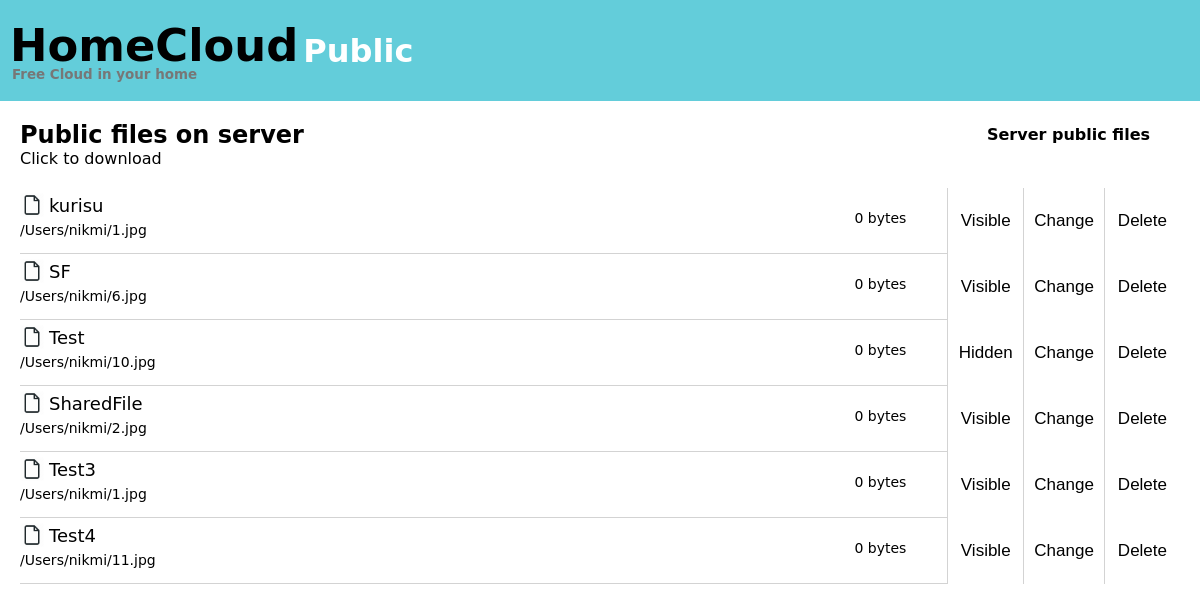
The app's page /file/public/share/getFiles (signed in) with its own data.
### File/models.py (models this page shows)
class Publicfile(models.Model):
    pseudoname=models.CharField(max_length=255,unique=True,primary_key=True)
    Sharinguser=models.CharField(max_length=255,default='')
    path=models.FilePathField(max_length=100000)
    isvisible=models.CharField(max_length=5,default="True")
    isdownloaded=models.CharField(max_length=3,default="on")

### File/Public/actions.py (the view)
# urls.py: path('share/getFiles',actions.GetUserFile,name='userpublic'),
@login_required
def GetUserFile(request):
        Uflies=[]
        for i in Publicfile.objects.filter(Sharinguser=request.user):
                try:
                        size=os.path.getsize(i.path)
                except FileNotFoundError:
                        size=0
                Uflies.append(UserFile(pn=i.pk,size=size,path=i.path,visible=i.isvisible))
        return render(request, "Public/UserFileList.html",
        {
                "host":request.scheme + "://" +request.get_host(),
                "list":Uflies
        })

### File/templates/Public/UserFileList.html (shortened to what this page needs)
{%load staticfiles%}
{% include "./blocks/header.html" %}
<body>
    <div class="rows">
        <div style="margin-bottom: 20px;display: flex;flex-direction: row;align-items: center;justify-content: space-between">
            <div>
                <h2>Public files on server</h2>
                <span>Click to download</span>
            </div>
            <a class="ToMyFiles" href= {% url 'serverpublic'  %} >Server public files</a>
        </div>
        {% for item in list %}
        <div class="file">
            <a href={% url 'downloadPub' name=item.pn|escape %}>
                <div style="display:flex;align-items: center;grid-area:File">
                    <img src="{% static 'images/file.png' %}" style="height: 24px;margin-right: 5px;"> {{item.pn|escape}}
                </div>
                <span style="grid-area:path">{{item.path|escape}}</span>
                <span style="grid-area:size">
                    {{item.size|filesizeformat|escape}}
                </span>
            </a>
            <button class="FileBtn" onclick="ConfirmModal('{{item.pn|escape}}','{{host}}{% url 'SwthVisFile'  %}' ,'{% if item.visible|escape == "True" %}You want to Hide the file{% else %}You want a Visible this file{% endif %}?')" >
                {% if item.visible|escape == "True" %}
                    Visible
                {% else %}
                    Hidden
                {% endif %}
            </button>
            <button class="FileBtn">Change</button>
            <button class="FileBtn DelBtn" onclick="ConfirmModal('{{item.pn|escape}}','{{host}}{% url 'delpubfile' %}' ,'You sure delete file?')" >Delete</button>
        </div>
        {% endfor %}
    </div>
</body>

### File/templates/Public/UserFileList.html (style rules this page uses)
body { margin: 0; font-family: DejaVu Sans; }
.rows { margin: 0 20px; display:flex; flex-direction: column; }
.file { width:100%; display: flex; flex-direction: row; justify-content:space-between; align-items: stretch; }
.file>a { display: grid; grid-template-areas: "File size" "path size"; grid-template-columns: auto 10%; text-decoration: none; color: black; font-size: 18px; padding-top:5px; padding-bottom: 10px; width:100%; border-bottom: lightgrey 0.5px solid; transition: all 0.5s ease; }
.file>a>span { color:black; display: flex; flex-direction: row; align-items: center; padding: 5px 0; padding-right: 30px; font-size: 14px; }
.rows h2 { margin-bottom: 0; }
.ToMyFiles { padding: 5px 10px; color: black; text-decoration: none; transition: all 0.5s ease; margin-right: 20px; font-weight: bold; }
.FileBtn { height: auto; background-color: white; border: none; transition: all 0.5s ease; border-left: lightgrey 0.5px solid; padding: 5px 10px; font-size: 17px; width:90px; }

### records on screen
Publicfile: pn "kurisu", path "/Users/nikmi/1.jpg"
Publicfile: pn "SF", path "/Users/nikmi/6.jpg"
Publicfile: pn "Test", path "/Users/nikmi/10.jpg"
Publicfile: pn "SharedFile", path "/Users/nikmi/2.jpg"
Publicfile: pn "Test3", path "/Users/nikmi/1.jpg"
Publicfile: pn "Test4", path "/Users/nikmi/11.jpg"

### other values on screen
{{ item.size|filesizeformat|escape }} "0 bytes" "0 bytes" "0 bytes" "0 bytes" "0 bytes" "0 bytes"
